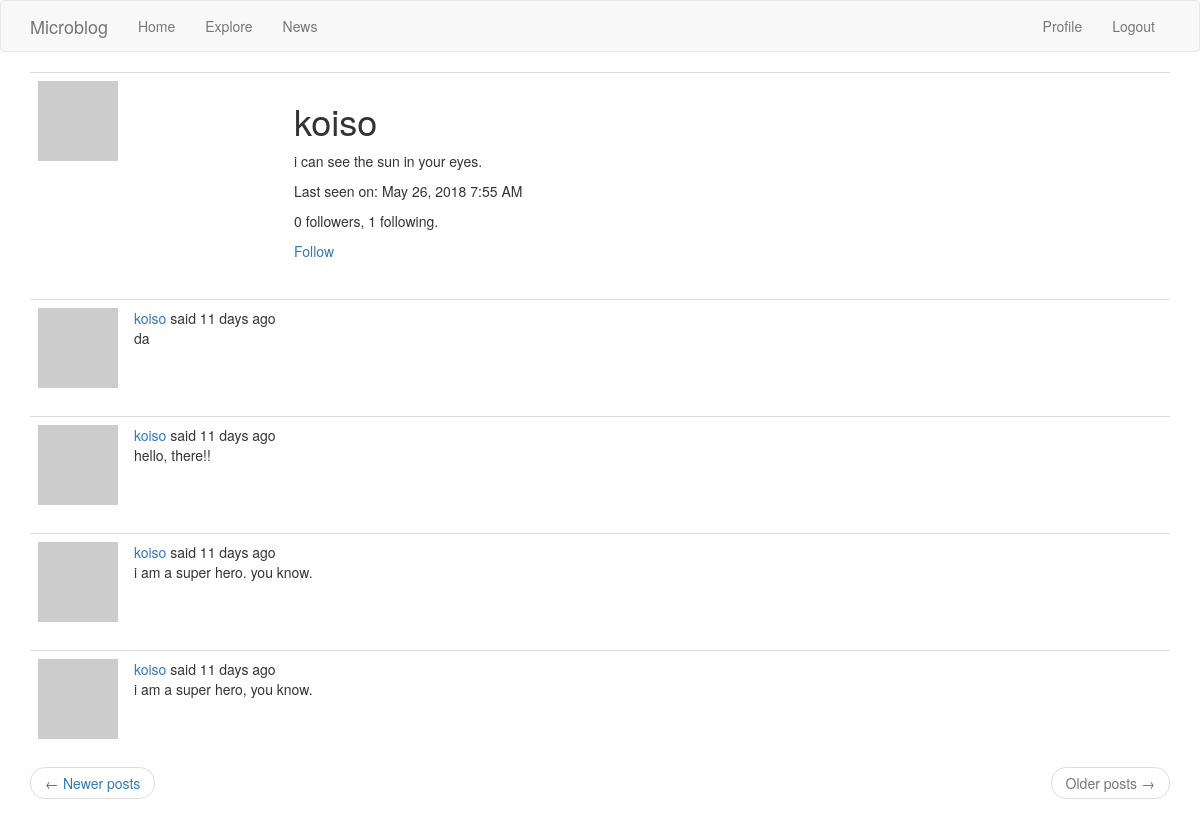
The page /user/koiso?page=2 (signed in) on the database its author committed.
### app/models.py (models this page shows, shortened)
class User(UserMixin, db.Model):
    id = db.Column(db.Integer, primary_key=True)
    username = db.Column(db.String(64), index=True, unique=True)
    email = db.Column(db.String(120), index=True, unique=True)
    password_hash = db.Column(db.String(128))
    posts = db.relationship('Post', backref='author', lazy='dynamic')
    about_me = db.Column(db.String(140))
    last_seen = db.Column(db.DateTime, default=datetime.utcnow)
    followed = db.relationship(
        'User', secondary=followers,
        primaryjoin=(followers.c.follower_id == id),
        secondaryjoin=(followers.c.followed_id == id),
        backref=db.backref('followers', lazy='dynamic'), lazy='dynamic')
    def avatar(self, size):
        digest = md5(self.email.lower().encode('utf-8')).hexdigest()
        return 'https://www.gravatar.com/avatar/{}?d=identicon&s={}'.format(
            digest, size)
    def is_following(self, user):
        return self.followed.filter(
            followers.c.followed_id == user.id).count() > 0

class Post(db.Model):
    id = db.Column(db.Integer, primary_key=True)
    body = db.Column(db.String(140))
    timestamp = db.Column(db.DateTime, index=True, default=datetime.utcnow)
    user_id = db.Column(db.Integer, db.ForeignKey('user.id'))
    language = db.Column(db.String(5))

### app/routes.py (the view)
@app.route('/user/<username>')
@login_required
def user(username):
    user = User.query.filter_by(username=username).first_or_404()
    page = request.args.get('page', 1, type=int)
    posts = user.posts.order_by(Post.timestamp.desc()).paginate(
        page, app.config['POSTS_PER_PAGE'], False)
    next_url = url_for('user', username=user.username, page=posts.next_num) \
        if posts.has_next else None
    prev_url = url_for('user', username=user.username, page=posts.prev_num) \
        if posts.has_prev else None
    return render_template('user.html', user=user, posts=posts.items,
                           next_url=next_url, prev_url=prev_url)

### app/models.py (called while the page is built)
@login.user_loader
def load_user(id):
    return User.query.get(int(id))

### app/routes.py (called while the page is built)
@app.before_request
def before_request():
    if current_user.is_authenticated:
        current_user.last_seen = datetime.utcnow()
        db.session.commit()
    g.locale = str(get_locale())

### app/templates/user.html
{% extends "base.html" %}
{% block app_content %}
    <table class="table table-hover">
        <tr>
            <td width="256px"><img src="{{ user.avatar(256) }}"></td>
            <td>
                <h1>{{ user.username }}</h1>
                {% if user.about_me %}<p>{{ user.about_me }}</p>{% endif %}
                {% if user.last_seen %}
                <p>Last seen on: {{ moment(user.last_seen).format('LLL') }}</p>
                {% endif %}
                <p>{{ user.followers.count() }} followers, {{ user.followed.count() }} following.</p>
                {% if user == current_user %}
                <p><a href="{{ url_for('edit_profile') }}">Edit your profile</a></p>
                {% elif not current_user.is_following(user) %}
                <p><a href="{{ url_for('follow', username=user.username) }}">Follow</a></p>
                {% else %}
                <p><a href="{{ url_for('unfollow', username=user.username) }}">Unfollow</a></p>
                {% endif %}
            </td>
        </tr>
    </table>
    {% for post in posts %}
        {% include '_post.html' %}
    {% endfor %}
    <nav aria-label="...">
        <ul class="pager">
            <li class="previous{% if not prev_url %} disabled{% endif %}">
                <a href="{{ prev_url or '#' }}">
                    <span aria-hidden="true">&larr;</span> Newer posts
                </a>
            </li>
            <li class="next{% if not next_url %} disabled{% endif %}">
                <a href="{{ next_url or '#' }}">
                    Older posts <span aria-hidden="true">&rarr;</span>
                </a>
            </li>
        </ul>
    </nav>
{% endblock %}

### app/templates/_post.html (shortened to what this page needs)
<table class="table table-hover">
     <tr>
         <td width="70px">
             <a href="{{ url_for('user', username=post.author.username) }}">
                 <img src="{{ post.author.avatar(70) }}" />
             </a>
         </td>
         <td>
             {{ _('%(username)s said %(when)s',
                 username=user_link, when=moment(post.timestamp).fromNow()) }}
             <br>
             <span id="post{{ post.id }}">{{ post.body }}</span>
         </td>
     </tr>
   </table>

### rows shown on the page
User: username "koiso", about_me "i can see the sun in your eyes.", last_seen "May 26, 2018 7:55 AM"
Post: body "da"
Post: body "hello, there!!"
Post: body "i am a super hero. you know."
Post: body "i am a super hero, you know."

### other values the page prints
{{ user.followers.count() }} "0"
{{ user.followed.count() }} "1"
